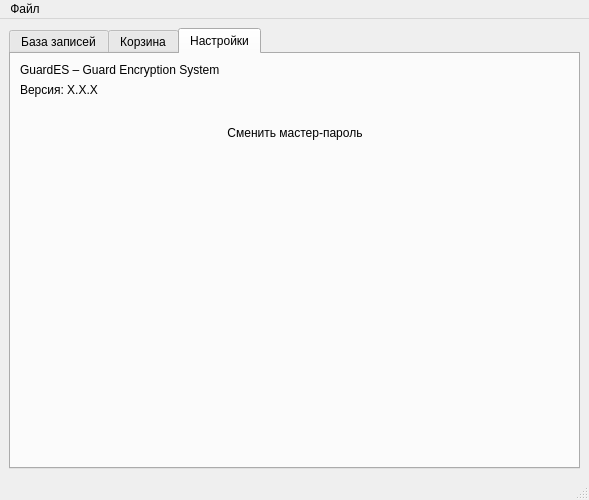
<?xml version="1.0" encoding="UTF-8"?>
<ui version="4.0">
 <class>MainWindow</class>
 <widget class="QMainWindow" name="MainWindow">
  <property name="geometry">
   <rect>
    <x>0</x>
    <y>0</y>
    <width>589</width>
    <height>500</height>
   </rect>
  </property>
  <property name="minimumSize">
   <size>
    <width>506</width>
    <height>300</height>
   </size>
  </property>
  <property name="maximumSize">
   <size>
    <width>16777215</width>
    <height>16777215</height>
   </size>
  </property>
  <property name="windowTitle">
   <string>GuardES</string>
  </property>
  <property name="windowIcon">
   <iconset>
    <normaloff>../icons/logo.png</normaloff>../icons/logo.png</iconset>
  </property>
  <widget class="QWidget" name="centralwidget">
   <layout class="QVBoxLayout" name="verticalLayout">
    <item>
     <widget class="QTabWidget" name="tabWidget">
      <property name="currentIndex">
       <number>2</number>
      </property>
      <widget class="QWidget" name="filmsTab">
       <attribute name="title">
        <string>База записей</string>
       </attribute>
       <layout class="QVBoxLayout" name="verticalLayout_2">
        <item>
         <layout class="QHBoxLayout" name="horizontalLayout_2">
          <item>
           <widget class="QToolButton" name="addAccountButton">
            <property name="minimumSize">
             <size>
              <width>140</width>
              <height>60</height>
             </size>
            </property>
            <property name="layoutDirection">
             <enum>Qt::LeftToRight</enum>
            </property>
            <property name="styleSheet">
             <string notr="true">background-color: transparent; border: none;</string>
            </property>
            <property name="text">
             <string>Добавить</string>
            </property>
            <property name="icon">
             <iconset>
              <normaloff>../icons/plus.png</normaloff>../icons/plus.png</iconset>
            </property>
            <property name="iconSize">
             <size>
              <width>32</width>
              <height>32</height>
             </size>
            </property>
            <property name="toolButtonStyle">
             <enum>Qt::ToolButtonTextUnderIcon</enum>
            </property>
           </widget>
          </item>
          <item>
           <widget class="QToolButton" name="editAccountButton">
            <property name="minimumSize">
             <size>
              <width>140</width>
              <height>60</height>
             </size>
            </property>
            <property name="styleSheet">
             <string notr="true">background-color: transparent; border: none;</string>
            </property>
            <property name="text">
             <string>Изменить</string>
            </property>
            <property name="icon">
             <iconset>
              <normaloff>../icons/pencil.png</normaloff>../icons/pencil.png</iconset>
            </property>
            <property name="iconSize">
             <size>
              <width>32</width>
              <height>32</height>
             </size>
            </property>
            <property name="toolButtonStyle">
             <enum>Qt::ToolButtonTextUnderIcon</enum>
            </property>
           </widget>
          </item>
          <item>
           <widget class="QToolButton" name="deleteAccountButton">
            <property name="minimumSize">
             <size>
              <width>140</width>
              <height>60</height>
             </size>
            </property>
            <property name="styleSheet">
             <string notr="true">background-color: transparent; border: none;</string>
            </property>
            <property name="text">
             <string>Удалить</string>
            </property>
            <property name="icon">
             <iconset>
              <normaloff>../icons/minus.png</normaloff>../icons/minus.png</iconset>
            </property>
            <property name="iconSize">
             <size>
              <width>32</width>
              <height>32</height>
             </size>
            </property>
            <property name="toolButtonStyle">
             <enum>Qt::ToolButtonTextUnderIcon</enum>
            </property>
           </widget>
          </item>
         </layout>
        </item>
        <item>
         <layout class="QHBoxLayout" name="horizontalLayout_4">
          <item>
           <widget class="QLineEdit" name="searchEdit">
            <property name="minimumSize">
             <size>
              <width>462</width>
              <height>20</height>
             </size>
            </property>
            <property name="styleSheet">
             <string notr="true">border : 1px solid gray; border-radius : 2px; padding-left: 5px;</string>
            </property>
            <property name="placeholderText">
             <string>Поиск</string>
            </property>
            <property name="clearButtonEnabled">
             <bool>true</bool>
            </property>
           </widget>
          </item>
         </layout>
        </item>
        <item>
         <widget class="QTableWidget" name="userTable">
          <property name="minimumSize">
           <size>
            <width>0</width>
            <height>301</height>
           </size>
          </property>
          <property name="editTriggers">
           <set>QAbstractItemView::NoEditTriggers</set>
          </property>
          <column>
           <property name="text">
            <string>ID</string>
           </property>
          </column>
          <column>
           <property name="text">
            <string>Название</string>
           </property>
          </column>
          <column>
           <property name="text">
            <string>URL</string>
           </property>
          </column>
          <column>
           <property name="text">
            <string>Логин</string>
           </property>
           <property name="font">
            <font>
             <italic>false</italic>
            </font>
           </property>
          </column>
          <column>
           <property name="text">
            <string>Пароль</string>
           </property>
          </column>
         </widget>
        </item>
       </layout>
      </widget>
      <widget class="QWidget" name="binTab">
       <attribute name="title">
        <string>Корзина</string>
       </attribute>
       <layout class="QVBoxLayout" name="verticalLayout_4">
        <item>
         <layout class="QHBoxLayout" name="horizontalLayout_5">
          <item>
           <widget class="QToolButton" name="restoreAccountButton">
            <property name="minimumSize">
             <size>
              <width>180</width>
              <height>60</height>
             </size>
            </property>
            <property name="styleSheet">
             <string notr="true">background-color: transparent; border: none;</string>
            </property>
            <property name="text">
             <string>Восстановить</string>
            </property>
            <property name="icon">
             <iconset>
              <normaloff>../icons/restore.png</normaloff>../icons/restore.png</iconset>
            </property>
            <property name="iconSize">
             <size>
              <width>32</width>
              <height>32</height>
             </size>
            </property>
            <property name="toolButtonStyle">
             <enum>Qt::ToolButtonTextUnderIcon</enum>
            </property>
           </widget>
          </item>
          <item>
           <widget class="QToolButton" name="deletePermanentlyButton">
            <property name="minimumSize">
             <size>
              <width>180</width>
              <height>60</height>
             </size>
            </property>
            <property name="styleSheet">
             <string notr="true">background-color: transparent; border: none;</string>
            </property>
            <property name="text">
             <string>Удалить окончательно</string>
            </property>
            <property name="icon">
             <iconset>
              <normaloff>../icons/trash_bin.png</normaloff>../icons/trash_bin.png</iconset>
            </property>
            <property name="iconSize">
             <size>
              <width>32</width>
              <height>32</height>
             </size>
            </property>
            <property name="toolButtonStyle">
             <enum>Qt::ToolButtonTextUnderIcon</enum>
            </property>
           </widget>
          </item>
         </layout>
        </item>
        <item>
         <widget class="QTableWidget" name="binTable">
          <property name="editTriggers">
           <set>QAbstractItemView::AnyKeyPressed|QAbstractItemView::EditKeyPressed</set>
          </property>
          <column>
           <property name="text">
            <string>ID</string>
           </property>
          </column>
          <column>
           <property name="text">
            <string>Название</string>
           </property>
          </column>
          <column>
           <property name="text">
            <string>URL</string>
           </property>
          </column>
          <column>
           <property name="text">
            <string>Логин</string>
           </property>
          </column>
          <column>
           <property name="text">
            <string>Пароль</string>
           </property>
          </column>
         </widget>
        </item>
       </layout>
      </widget>
      <widget class="QWidget" name="settingsTab">
       <attribute name="title">
        <string>Настройки</string>
       </attribute>
       <layout class="QVBoxLayout" name="verticalLayout_3">
        <item>
         <widget class="QLabel" name="label">
          <property name="text">
           <string>GuardES – Guard Encryption System</string>
          </property>
         </widget>
        </item>
        <item>
         <widget class="QLabel" name="versionLabel">
          <property name="text">
           <string>Версия: X.X.X</string>
          </property>
         </widget>
        </item>
        <item>
         <layout class="QHBoxLayout" name="horizontalLayout_3">
          <item>
           <spacer name="horizontalSpacer">
            <property name="orientation">
             <enum>Qt::Horizontal</enum>
            </property>
            <property name="sizeHint" stdset="0">
             <size>
              <width>40</width>
              <height>20</height>
             </size>
            </property>
           </spacer>
          </item>
          <item>
           <widget class="QToolButton" name="changeMasterPasswordButton">
            <property name="minimumSize">
             <size>
              <width>300</width>
              <height>60</height>
             </size>
            </property>
            <property name="styleSheet">
             <string notr="true">background-color: transparent; border: none;</string>
            </property>
            <property name="text">
             <string>Сменить мастер-пароль</string>
            </property>
            <property name="icon">
             <iconset>
              <normaloff>../icons/change_key.png</normaloff>../icons/change_key.png</iconset>
            </property>
            <property name="iconSize">
             <size>
              <width>32</width>
              <height>32</height>
             </size>
            </property>
            <property name="toolButtonStyle">
             <enum>Qt::ToolButtonTextUnderIcon</enum>
            </property>
           </widget>
          </item>
          <item>
           <spacer name="horizontalSpacer_2">
            <property name="orientation">
             <enum>Qt::Horizontal</enum>
            </property>
            <property name="sizeHint" stdset="0">
             <size>
              <width>40</width>
              <height>20</height>
             </size>
            </property>
           </spacer>
          </item>
         </layout>
        </item>
        <item>
         <spacer name="verticalSpacer">
          <property name="orientation">
           <enum>Qt::Vertical</enum>
          </property>
          <property name="sizeHint" stdset="0">
           <size>
            <width>20</width>
            <height>40</height>
           </size>
          </property>
         </spacer>
        </item>
       </layout>
      </widget>
     </widget>
    </item>
   </layout>
  </widget>
  <widget class="QMenuBar" name="menubar">
   <property name="geometry">
    <rect>
     <x>0</x>
     <y>0</y>
     <width>589</width>
     <height>21</height>
    </rect>
   </property>
   <widget class="QMenu" name="menu">
    <property name="title">
     <string>Файл</string>
    </property>
    <addaction name="createAction"/>
    <addaction name="openAction"/>
    <addaction name="csvAction"/>
    <addaction name="exitAction"/>
   </widget>
   <addaction name="menu"/>
  </widget>
  <widget class="QStatusBar" name="statusbar"/>
  <action name="exitAction">
   <property name="text">
    <string>Выход</string>
   </property>
  </action>
  <action name="csvAction">
   <property name="text">
    <string>CSV-экспорт паролей</string>
   </property>
  </action>
  <action name="createAction">
   <property name="text">
    <string>Создать</string>
   </property>
  </action>
  <action name="openAction">
   <property name="text">
    <string>Открыть</string>
   </property>
  </action>
 </widget>
 <resources/>
 <connections/>
</ui>
